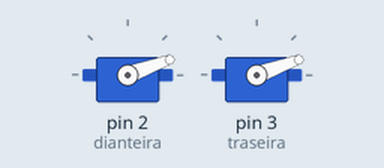
Recording of a sketch running on a simulated Arduino Uno, built with avr-gcc and run on an emulated ATmega328P. On the bench: 2 × servo.

Above: at 2.05 s.
At 10.06 s:
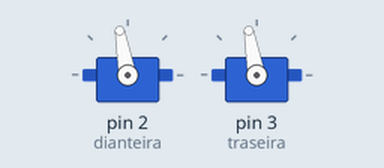
At 18.17 s:
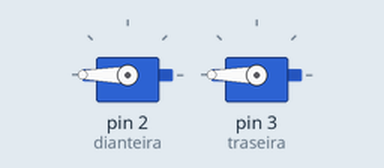
At 36.4 s:
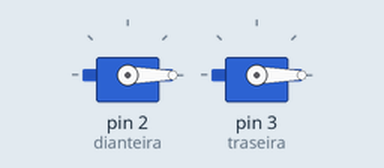
Timing chart, 0 to 40.0 s (numbered marks = the images above):
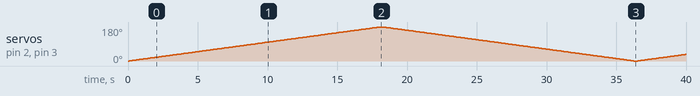

Measured:
- by itself, servo on pin 2 (dianteira), servo on pin 3 (traseira): 0° → 1° at 0.10 s, → 2° 0.10 s later, → 3° 0.10 s later, → 4° 0.10 s later, … (395 changes in this stretch)

The sketch:

_02_-_Movimento_gradual_para_os_servos_motores.ino
```cpp
#include <Servo.h>

Servo motor_d;
Servo motor_t;

int dianteira = 2;
int traseira = 3;

int i = 0;
int sentido = 0;

void setup() {
  motor_d.attach(dianteira);
  motor_t.attach(traseira);
}

void loop() {
  motor_d.write(i);
  motor_t.write(i);
  if(sentido == 0) i++; else i--;
  if(i > 180) sentido = 1;
  if(i < 0) sentido = 0;
  delay(100);
}
```
